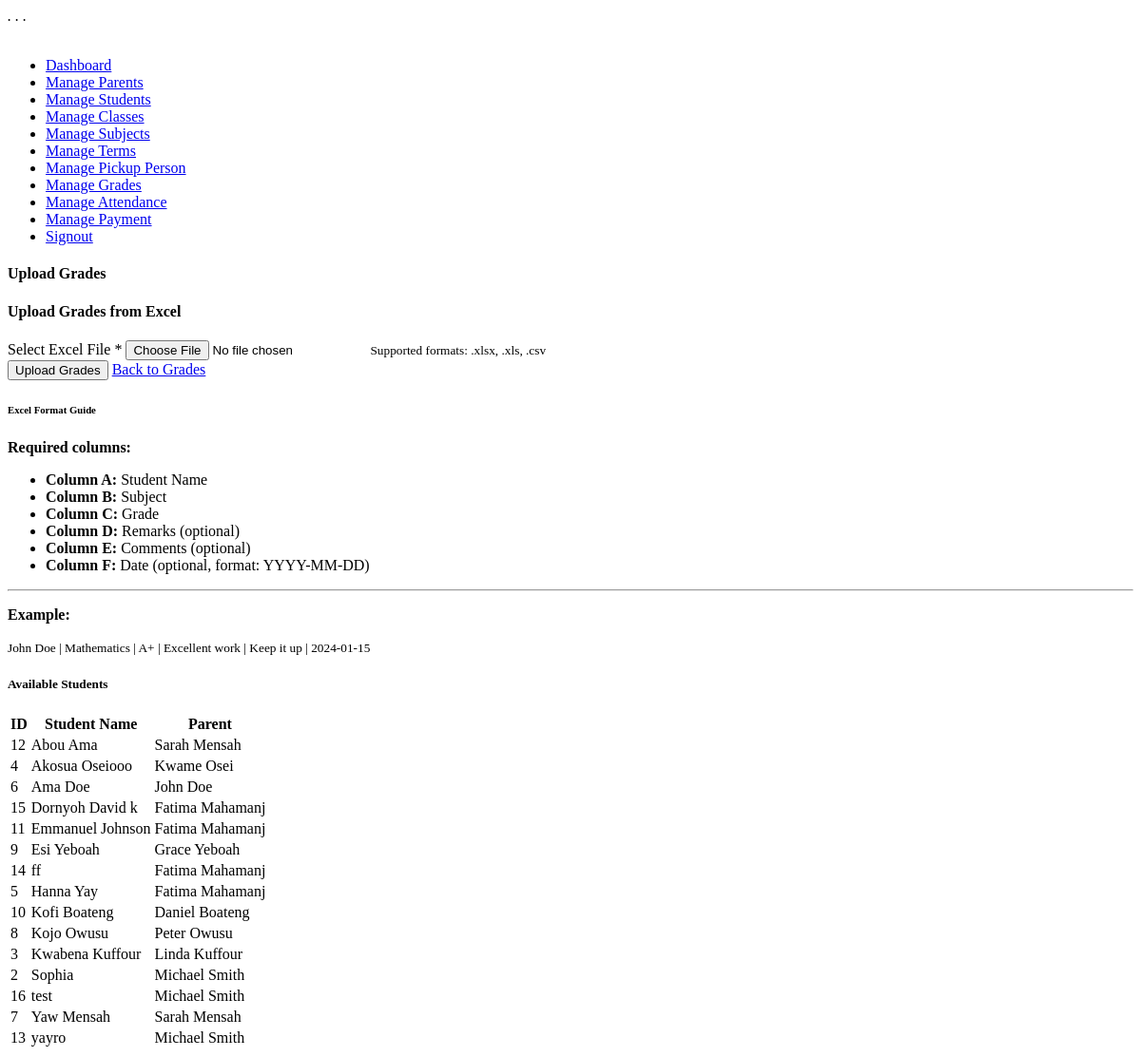
/upload_grades.php (signed in), run on the app's committed database.
### tables this page shows
CREATE TABLE `kids` (
  `id` int(11) NOT NULL,
  `name` varchar(100) DEFAULT NULL,
  `image` varchar(255) DEFAULT NULL,
  `parent_id` int(11) DEFAULT NULL
);

CREATE TABLE `parents` (
  `id` int(11) NOT NULL,
  `name` varchar(100) DEFAULT NULL,
  `phone` varchar(15) DEFAULT NULL,
  `email` varchar(100) DEFAULT NULL,
  `image` varchar(255) DEFAULT NULL,
  `push_token` varchar(255) DEFAULT NULL,
  `address` varchar(255) DEFAULT NULL,
  `occupation` varchar(100) DEFAULT NULL,
  `relationship` varchar(50) DEFAULT NULL
);

### upload_grades.php (the view, shortened to what this page needs)
<?php
include 'db.php';
$students_query = "SELECT k.id, k.name, p.name as parent_name FROM kids k LEFT JOIN parents p ON k.parent_id = p.id ORDER BY k.name";
$students_result = $conn->query($students_query);
$students = [];
if ($students_result) {
    while ($row = $students_result->fetch_assoc()) {
        $students[] = $row;
    }
}
?>
<?php include "header.php" ?>
<div id="main-wrapper">
    <?php include "sidebar.php"; ?>
    <div class="content-body">
        <div class="container">
            <div class="page-title">
                <h4>Upload Grades</h4>
            </div>
            <div class="row">
                <div class="col-xl-12">
                    <div class="card">
                        <div class="card-header">
                            <h4 class="card-title">Upload Grades from Excel</h4>
                        </div>
                        <div class="card-body">
                            <div class="row">
                                <div class="col-xl-8">
                                    <form method="POST" enctype="multipart/form-data" class="upload-form">
                                        <div class="mb-3">
                                            <label class="form-label">Select Excel File <span class="text-danger">*</span></label>
                                            <input type="file" name="excel_file" class="form-control" accept=".xlsx,.xls,.csv" required>
                                            <small class="form-text text-muted">Supported formats: .xlsx, .xls, .csv</small>
                                        </div>
                                        <div class="mb-3">
                                            <button type="submit" class="btn btn-primary">
                                                <i class="ri-upload-line me-2"></i>Upload Grades
                                            </button>
                                            <a href="manage_grades.php" class="btn btn-secondary ms-2">Back to Grades</a>
                                        </div>
                                    </form>
                                </div>
                                <div class="col-xl-4">
                                    <div class="card bg-light">
                                        <div class="card-header">
                                            <h6 class="card-title mb-0">Excel Format Guide</h6>
                                        </div>
                                        <div class="card-body">
                                            <p class="mb-2"><strong>Required columns:</strong></p>
                                            <ul class="list-unstyled">
                                                <li><strong>Column A:</strong> Student Name</li>
                                                <li><strong>Column B:</strong> Subject</li>
                                                <li><strong>Column C:</strong> Grade</li>
                                                <li><strong>Column D:</strong> Remarks (optional)</li>
                                                <li><strong>Column E:</strong> Comments (optional)</li>
                                                <li><strong>Column F:</strong> Date (optional, format: YYYY-MM-DD)</li>
                                            </ul>
                                            <hr>
                                            <p class="mb-2"><strong>Example:</strong></p>
                                            <small class="text-muted">
                                                John Doe | Mathematics | A+ | Excellent work | Keep it up | 2024-01-15
                                            </small>
                                        </div>
                                    </div>
                                </div>
                            </div>
                            <div class="row mt-4">
                                <div class="col-12">
                                    <h5>Available Students</h5>
                                    <div class="table-responsive">
                                        <table class="table table-sm table-striped">
                                            <thead>
                                                <tr>
                                                    <th>ID</th>
                                                    <th>Student Name</th>
                                                    <th>Parent</th>
                                                </tr>
                                            </thead>
                                            <tbody>
                                                <?php foreach ($students as $student): ?>
                                                <tr>
                                                    <td><?php echo htmlspecialchars($student['id']); ?></td>
                                                    <td><?php echo htmlspecialchars($student['name']); ?></td>
                                                    <td><?php echo htmlspecialchars($student['parent_name'] ?? 'N/A'); ?></td>
                                                </tr>
                                                <?php endforeach; ?>
                                            </tbody>
                                        </table>
                                    </div>
                                </div>
                            </div>
                        </div>
                    </div>
                </div>
            </div>
        </div>
    </div>
</div>
<?php include "footer.php" ?>

### data on the page
kids: id "12", name "Abou Ama", parent.name "Sarah Mensah"
kids: id "4", name "Akosua Oseiooo", parent.name "Kwame Osei"
kids: id "6", name "Ama Doe", parent.name "John Doe"
kids: id "15", name "Dornyoh David k", parent.name "Fatima Mahamanj"
kids: id "11", name "Emmanuel Johnson", parent.name "Fatima Mahamanj"
kids: id "9", name "Esi Yeboah", parent.name "Grace Yeboah"
kids: id "14", name "ff", parent.name "Fatima Mahamanj"
kids: id "5", name "Hanna Yay", parent.name "Fatima Mahamanj"
kids: id "10", name "Kofi Boateng", parent.name "Daniel Boateng"
kids: id "8", name "Kojo Owusu", parent.name "Peter Owusu"
kids: id "3", name "Kwabena Kuffour", parent.name "Linda Kuffour"
kids: id "2", name "Sophia", parent.name "Michael Smith"
kids: id "16", name "test", parent.name "Michael Smith"
kids: id "7", name "Yaw Mensah", parent.name "Sarah Mensah"
kids: id "13", name "yayro", parent.name "Michael Smith"
